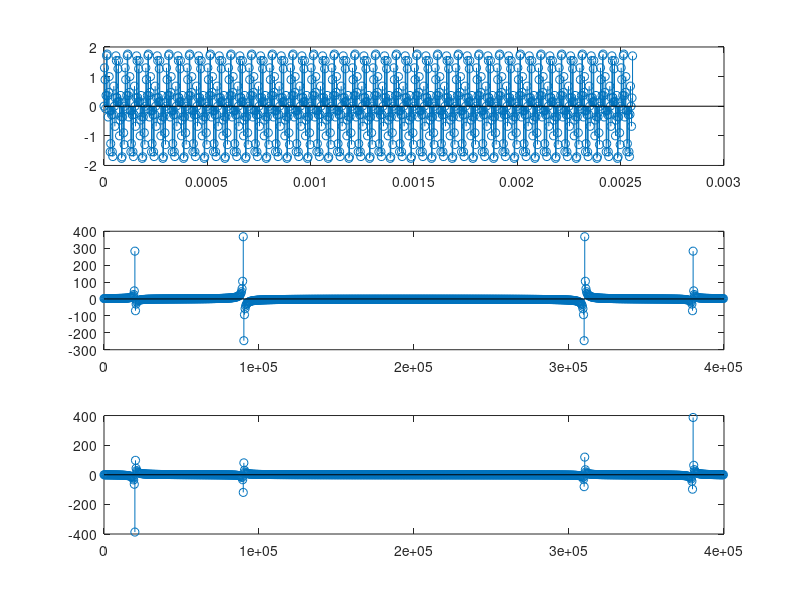

Write the MATLAB code that produced this figure.
clc;
clear;
clear all;
N     =  1024;
n     =  (0:1:N-1);
fs    =  400000;
%f1    =  20000;
%f2    =  10000; %okay
%f2    =  20000; %okay
f1    =  20000;
f2    =  90000;
t     =  (0:1:N-1)*1/fs;
x     =   1*sin(2*pi*(f1/fs)*n)+1*sin(2*pi*(f2/fs)*n);
%x     =   1*sin(2*pi*(f2/fs)*n);
xINT  =   floor(2^8*x);
subplot(3,1,1);
stem(t,x);
y     =   fft(x);
yAbs  =   abs(y);
f     =   (0:1:N-1)*fs/N;
subplot(3,1,2);
stem(f,y);
subplot(3,1,3);
stem(f,imag(y));

x;
xINT
y;